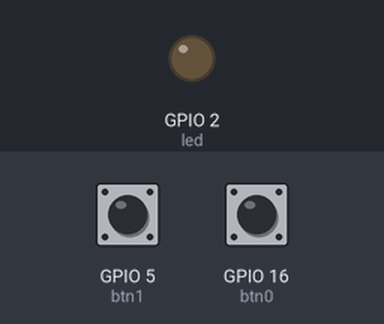
A sketch run on a simulated ESP8266 (NodeMCU). On the bench: output pins drawn as LEDs (lit = HIGH). The inputs (shaded band) are chosen by the test bench; at power-on: GPIO 16 (btn0) HIGH, GPIO 5 (btn1) HIGH. WiFi joins after 1.5 s; servers stay silent unless stated; uploads are accepted with an empty reply.

Above: at 2.7 s.
2.8 s: GPIO 16 (btn0) pulled LOW for 0.15 s
At 4.0 s:
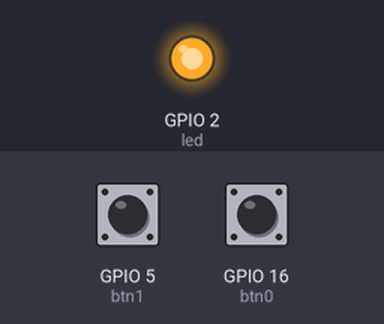
4.4 s: GPIO 5 (btn1) pulled LOW for 1 s
At 5.1 s:
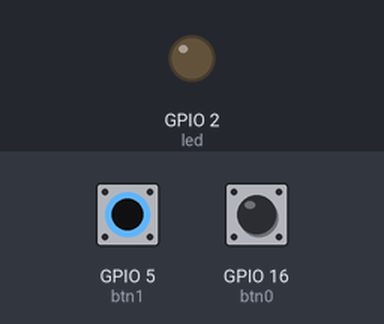
6.9 s: GPIO 16 (btn0) pulled LOW for 1 s
At 8.3 s:
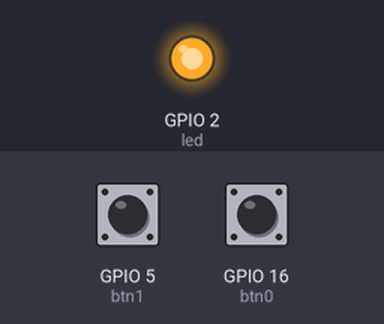
Timing chart, 0 to 9.9 s (numbered marks = the images above; inputs shaded):
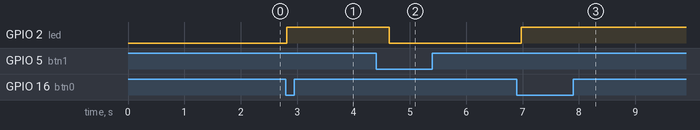

The sketch:

server.ino
```cpp
#include <ESP8266WiFi.h>


#define btn0 16
#define btn1 5
#define led 2
bool flag = 0;


const char *ssid = "ssid";
const char *password = "password";


int sensorValue0 = 0;       //sensor value, I'm usingg 0/1 button state
int sensorValue1 = 0;

void setup() {
  Serial.begin(115200);
  delay(10);

  pinMode(btn0, INPUT);
  pinMode(btn1, INPUT);
  pinMode(led, OUTPUT);


  // set the ESP8266 to be a WiFi-client
  WiFi.mode(WIFI_STA);
  WiFi.begin(ssid, password);

  while (WiFi.status() != WL_CONNECTED) {
    delay(500);
  }

}

void loop() {

  if (digitalRead(btn0) == LOW) {
    flag = 1;
    sensorValue0 = 1;
  }
  if (digitalRead(btn1) == LOW) {
    flag = 0;
    sensorValue1 = 1;
  }

  if (digitalRead(btn0) == HIGH) {
    sensorValue0 = 0;
  }
  if (digitalRead(btn1) == HIGH) {
    sensorValue1 = 0;
  }

  if (flag == 1) digitalWrite(led, HIGH);
  if (flag == 0) digitalWrite(led, LOW);


  // Use WiFiClient class to create TCP connections
  WiFiClient client;
  const char * host = "192.168.4.1";            //default IP address
  const int httpPort = 80;

  if (!client.connect(host, httpPort)) {
    Serial.println("connection failed");
    return;
  }

  // We now create a URI for the request. Something like /data/?sensor_reading=123
  String url = "/data/";
  url += "?sensor_reading=";
  url +=  "{\"sensor0_reading\":\"sensor0_value\",\"sensor1_reading\":\"sensor1_value\"}";

  url.replace("sensor0_value", String(sensorValue0));
  url.replace("sensor1_value", String(sensorValue1));


  // This will send the request to the server
  client.print(String("GET ") + url + " HTTP/1.1\r\n" +
               "Host: " + host + "\r\n" +
               "Connection: close\r\n\r\n");
  unsigned long timeout = millis();
  while (client.available() == 0) {
    if (millis() - timeout > 5000) {
      Serial.println(">>> Client Timeout !");
      client.stop();
      return;
    }
  }
}
```

Measured:
- after the input at 2.8 s, GPIO 2 (led): LOW → HIGH at once
- after the input at 4.4 s, GPIO 2 (led): HIGH → LOW after 0.23 s
- after the input at 6.9 s, GPIO 2 (led): LOW → HIGH after 0.07 s
